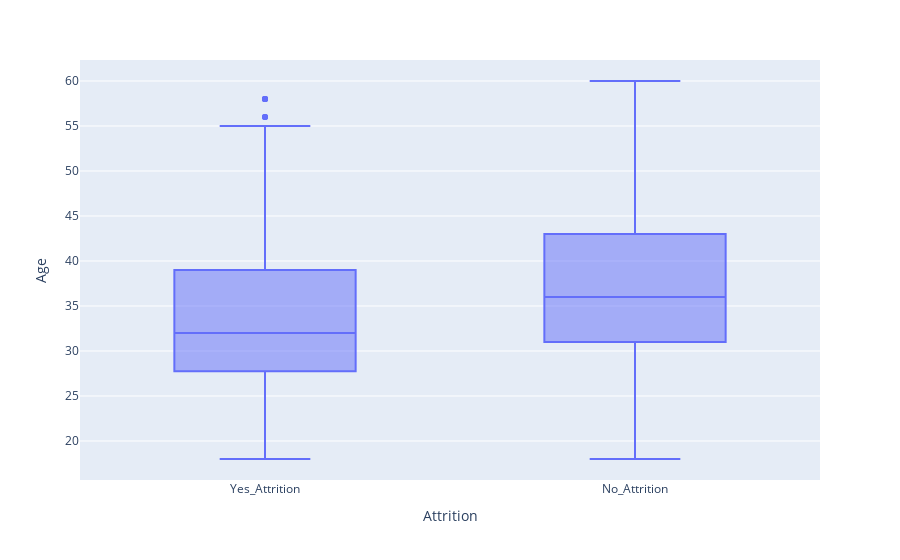

The cell this chart's notebook holds for it:
### Code cell
# # 离职情况与年龄分布的箱型图
df = data[["Attrition","Age"]]
df.loc[df["Attrition"] == 1, "Attrition"] = "Yes_Attrition"
df.loc[df["Attrition"] == 0, "Attrition"] = "No_Attrition"

fig = px.box(df, x="Attrition", y="Age")
fig.show()

### Figure 1 — Plotly figure (JSON) as saved in the notebook; plotly's stock layout.template omitted (floating-point values rounded to 4 significant figures; data arrays with more than 128 entries replaced by an {"elided": "..."} marker saying what was removed)
{"data": [{"alignmentgroup": "True", "hovertemplate": "Attrition=%{x}<br>Age=%{y}<extra></extra>", "legendgroup": "", "marker": {"color": "#636efa"}, "name": "", "notched": false, "offsetgroup": "", "orientation": "v", "showlegend": false, "type": "box", "x": {"elided": "1470 str values"}, "x0": " ", "xaxis": "x", "y": {"elided": "1470 int values"}, "y0": " ", "yaxis": "y"}], "layout": {"boxmode": "group", "legend": {"tracegroupgap": 0}, "margin": {"t": 60}, "xaxis": {"anchor": "y", "domain": [0, 1], "title": {"text": "Attrition"}}, "yaxis": {"anchor": "x", "domain": [0, 1], "title": {"text": "Age"}}}}
